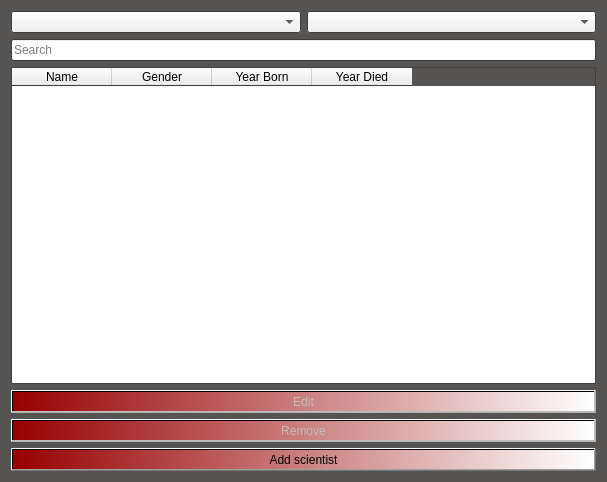
<?xml version="1.0" encoding="UTF-8"?>
<ui version="4.0">
 <class>ScientistsDisplay</class>
 <widget class="QDialog" name="ScientistsDisplay">
  <property name="geometry">
   <rect>
    <x>0</x>
    <y>0</y>
    <width>607</width>
    <height>482</height>
   </rect>
  </property>
  <property name="palette">
   <palette>
    <active>
     <colorrole role="Base">
      <brush brushstyle="SolidPattern">
       <color alpha="255">
        <red>255</red>
        <green>255</green>
        <blue>255</blue>
       </color>
      </brush>
     </colorrole>
     <colorrole role="Window">
      <brush brushstyle="SolidPattern">
       <color alpha="255">
        <red>85</red>
        <green>84</green>
        <blue>82</blue>
       </color>
      </brush>
     </colorrole>
    </active>
    <inactive>
     <colorrole role="Base">
      <brush brushstyle="SolidPattern">
       <color alpha="255">
        <red>255</red>
        <green>255</green>
        <blue>255</blue>
       </color>
      </brush>
     </colorrole>
     <colorrole role="Window">
      <brush brushstyle="SolidPattern">
       <color alpha="255">
        <red>85</red>
        <green>84</green>
        <blue>82</blue>
       </color>
      </brush>
     </colorrole>
    </inactive>
    <disabled>
     <colorrole role="Base">
      <brush brushstyle="SolidPattern">
       <color alpha="255">
        <red>85</red>
        <green>84</green>
        <blue>82</blue>
       </color>
      </brush>
     </colorrole>
     <colorrole role="Window">
      <brush brushstyle="SolidPattern">
       <color alpha="255">
        <red>85</red>
        <green>84</green>
        <blue>82</blue>
       </color>
      </brush>
     </colorrole>
    </disabled>
   </palette>
  </property>
  <property name="windowTitle">
   <string>Dialog</string>
  </property>
  <property name="windowIcon">
   <iconset resource="../resource.qrc">
    <normaloff>:/icons/santa.png</normaloff>:/icons/santa.png</iconset>
  </property>
  <layout class="QVBoxLayout" name="verticalLayout">
   <item>
    <layout class="QHBoxLayout" name="horizontalLayout">
     <item>
      <widget class="QComboBox" name="dropdown_order_by"/>
     </item>
     <item>
      <widget class="QComboBox" name="dropdown_order_by_ascending"/>
     </item>
    </layout>
   </item>
   <item>
    <widget class="QLineEdit" name="Search_window">
     <property name="placeholderText">
      <string>Search</string>
     </property>
    </widget>
   </item>
   <item>
    <widget class="QTableWidget" name="table_scientists">
     <column>
      <property name="text">
       <string>Name</string>
      </property>
     </column>
     <column>
      <property name="text">
       <string>Gender</string>
      </property>
     </column>
     <column>
      <property name="text">
       <string>Year Born</string>
      </property>
     </column>
     <column>
      <property name="text">
       <string>Year Died</string>
      </property>
     </column>
    </widget>
   </item>
   <item>
    <widget class="QPushButton" name="Button_edit">
     <property name="enabled">
      <bool>false</bool>
     </property>
     <property name="styleSheet">
      <string notr="true">background-color: qlineargradient(spread:pad, x1:0, y1:0, x2:1, y2:0, stop:0 rgba(151, 0, 0, 255), stop:1 rgba(255, 255, 255, 255));
</string>
     </property>
     <property name="text">
      <string>Edit</string>
     </property>
    </widget>
   </item>
   <item>
    <widget class="QPushButton" name="Button_remove_sci">
     <property name="enabled">
      <bool>false</bool>
     </property>
     <property name="styleSheet">
      <string notr="true">background-color: qlineargradient(spread:pad, x1:0, y1:0, x2:1, y2:0, stop:0 rgba(151, 0, 0, 255), stop:1 rgba(255, 255, 255, 255));
</string>
     </property>
     <property name="text">
      <string>Remove</string>
     </property>
    </widget>
   </item>
   <item>
    <widget class="QPushButton" name="pushButton_add_scientist">
     <property name="styleSheet">
      <string notr="true">background-color: qlineargradient(spread:pad, x1:0, y1:0, x2:1, y2:0, stop:0 rgba(151, 0, 0, 255), stop:1 rgba(255, 255, 255, 255));
</string>
     </property>
     <property name="text">
      <string>Add scientist</string>
     </property>
    </widget>
   </item>
  </layout>
 </widget>
 <resources>
  <include location="../resource.qrc"/>
 </resources>
 <connections/>
</ui>
